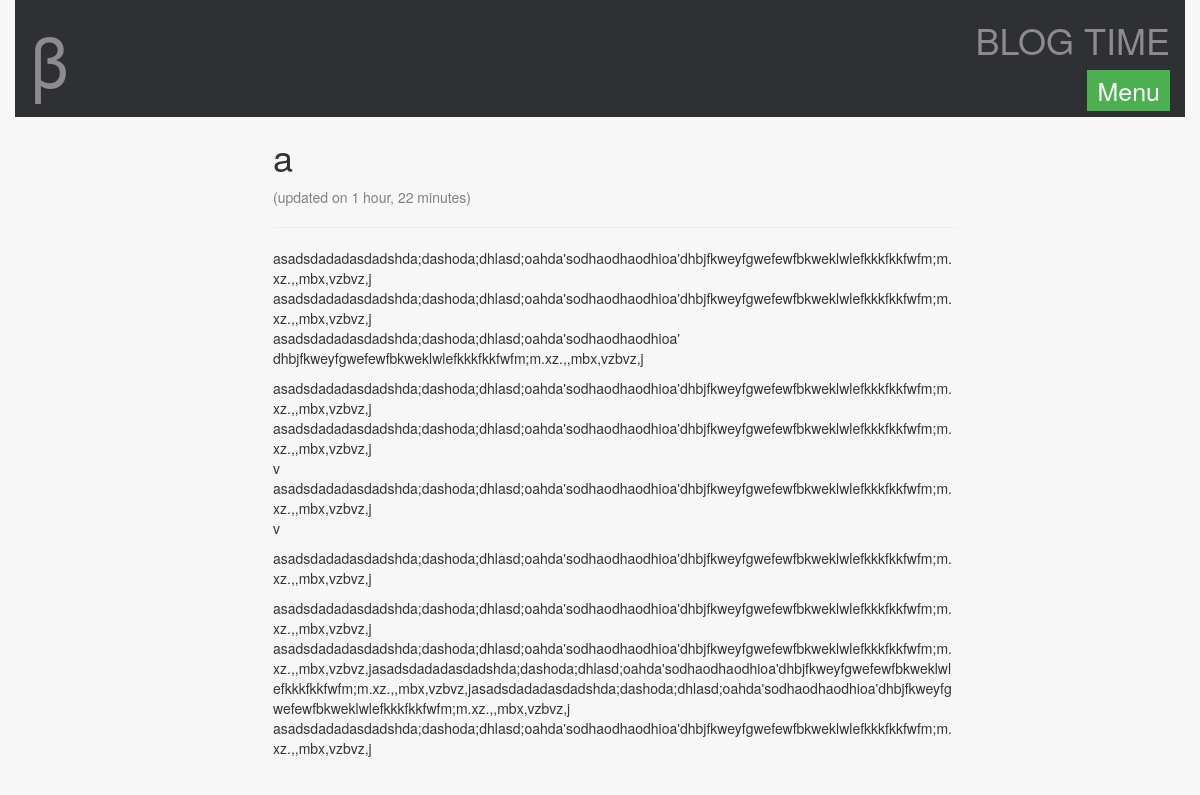
The app's page /posts/48/ with its own data.
### blogs/models.py (models this page shows, shortened)
class Post(models.Model):
    title = models.CharField(max_length=150)
    content = models.TextField()
    postupdate = models.DateTimeField(auto_now=True, auto_now_add=False)
    posttime = models.DateTimeField(auto_now=False, auto_now_add=True)

### blogs/views.py (the view)
# urls.py: url(r'^(?P<id>\d+)/$', blog_read.as_view(), name="show_post"),
class blog_read(View):
    def get(self, request, id, *args, **kwargs):
        query = get_object_or_404(Post, id=id)
        context = {
            "post": query,
        }
        return render(request, "post.html", context)

### templates/post.html (shortened to what this page needs)
{% extends "base2.html" %} {% block body %}
<div class="container center">
    <div class="blog-container">
        <h1>{{ post.title }}</h1>
        <div class="grey-text">
            <p>
                (updated on {{ post.postupdate|timesince }})
            </p>
        </div>
        <hr>
        <p>{{ post.content|linebreaks }}</p>
    </div>
</div>
{% endblock %}

### static/css/style.css (style rules this page uses)
body { background-color: #f7f7f7; }
hr { color: #ffffff; }

### static/css/blogstyle.css (style rules this page uses)
.blog-container { margin-left:20%; margin-right: 20%; word-wrap: break-word; }
.grey-text { color: grey; }

### records on screen
Post: title "a", postupdate "1 hour, 22 minutes", content "asadsdadadasdadshda;dashoda;dhlasd;oahda'sodhaodhaodhioa'dhbjfkweyfgwefewfbkweklwlefkkkfkkfwfm;m.xz.,,mbx,vzbvz,j asadsdadadasdadshda;dashoda;dhlasd;oahda'sodhaodhaodhioa'dhbjfkweyfgwefewfbkweklwlefkkkfkkfwfm;m.xz.,,mbx,vzbvz,j asadsdadadasdadshda;dashoda;dhlasd;oahda'sodhaodhaodhioa' dhbjfkweyfgwefewfbkweklwlefkkkfkkfwfm;m.xz.,,mbx,vzbvz,j asadsdadadasdadshda;dashoda;dhlasd;oahda'sodhaodhaodhioa'dhbjfkweyfgwefewfbkweklwlefkkkfkkfwfm;m.xz.,,mbx,vzbvz,j asadsdadadasdadshda;dashoda;dhlasd;oahda'sodhaodhaodhioa'dhbjfkweyfgwefewfbkweklwlefkkkfkkfwfm;m.xz.,,mbx,vzbvz,j v asadsdadadasdadshda;dashoda;dhlasd;oahda'sodhaodhaodhioa'dhbjfkweyfgwefewfbkweklwlefkkkfkkfwfm;m.xz.,,mbx,vzbvz,j v…"
